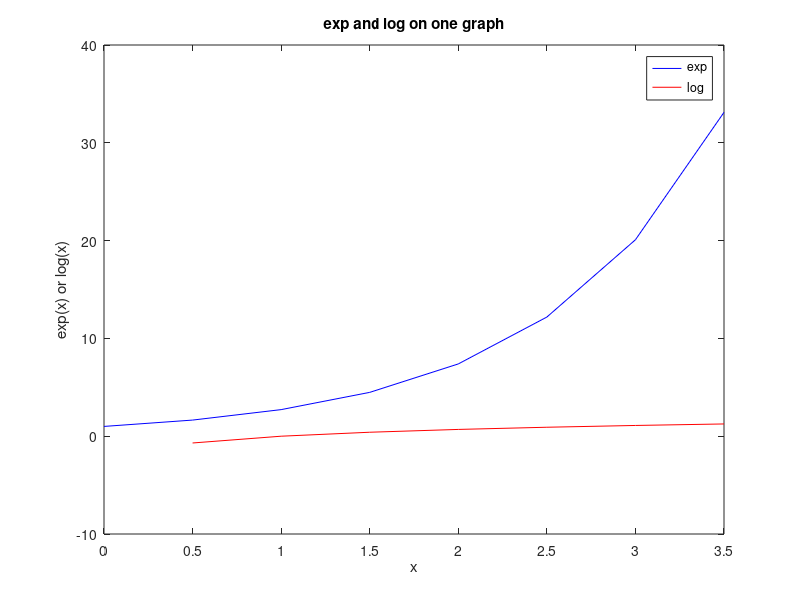

The MATLAB script that drew this image:
% This script plots exp(x) and log(x) in the same Figure Window
% for values of x ranging from 0 to 2 *pi

clf
x = 0: 0.5: 3.5;
y1 = exp(x);
y2 = log(x);
plot(x, y1, 'b', x, y2, 'r');
hold on
legend('exp','log');
xlabel('x');
ylabel('exp(x) or log(x)')
title('exp and log on one graph');